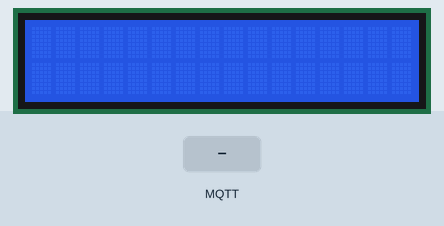
Bench run of a sketch on a simulated ESP32. On the bench: 16×2 character LCD. The test bench sets the inputs (shaded band). WiFi joins after 1.5 s; servers stay silent unless stated; no MQTT or app messages arrive unless stated; what the sketch prints to the serial monitor is not drawn.

Above: at 2.7 s.
2.8 s: MQTT message "1" arrives on the first subscribed topic
At 4.0 s:
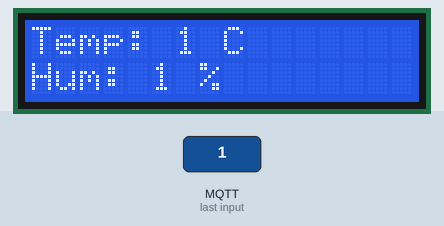
4.3 s: MQTT message "on" arrives on the first subscribed topic
At 5.4 s:
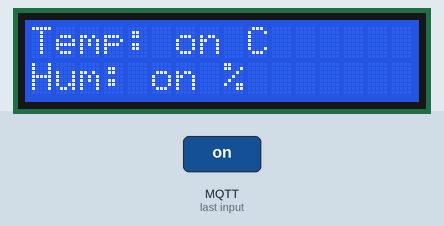
5.8 s: MQTT message "off" arrives on the first subscribed topic
At 6.6 s:
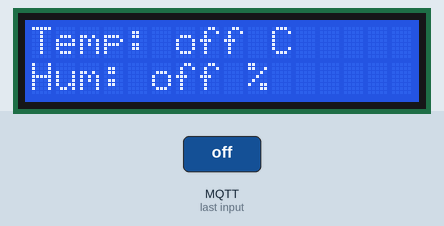
Timing chart, 0 to 8.8 s (numbered marks = the images above; inputs shaded):
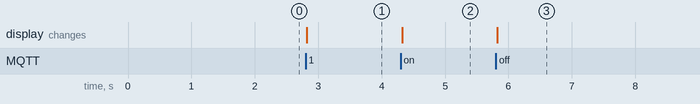

Measured:
- after the input at 2.8 s, the display: changes at once (image 1)
- after the input at 4.3 s, the display: changes at once (image 2)
- after the input at 5.8 s, the display: changes at once (image 3)

The sketch:

Secure_MQTT_Subscriber.ino
```cpp
#include <WiFi.h>
#include <WiFiClientSecure.h>
#include <PubSubClient.h>
#include <Wire.h>
#include <LiquidCrystal_I2C.h>

// Wi-Fi
const char* ssid = "Wokwi-GUEST";
const char* password = "";

// Broker MQTT TLS
const char* mqtt_server = "test.mosquitto.org";
const int mqtt_port = 8883;
const char* mqtt_topic = "esp32/dht22";

// LCD
LiquidCrystal_I2C lcd(0x27, 16, 2);

WiFiClientSecure espClient;
PubSubClient client(espClient);

void callback(char* topic, byte* payload, unsigned int length) {
  payload[length] = '\0'; // Terminer la chaîne
  String msg = String((char*)payload);

  int commaIndex = msg.indexOf(',');
  String temp = msg.substring(0, commaIndex);
  String hum = msg.substring(commaIndex + 1);

  lcd.clear();
  lcd.setCursor(0, 0);
  lcd.print("Temp: " + temp + " C");
  lcd.setCursor(0, 1);
  lcd.print("Hum: " + hum + " %");

  Serial.println("Message reçu: " + msg);
}

void setup_wifi() {
  WiFi.begin(ssid, password);
  while (WiFi.status() != WL_CONNECTED) {
    delay(500);
    Serial.print(".");
  }
  Serial.println("WiFi connecté !");
}

void reconnect() {
  while (!client.connected()) {
    if (client.connect("ESP32_LCD_Sub")) {
      Serial.println("Connecté au broker !");
      client.subscribe(mqtt_topic);
    } else {
      delay(5000);
    }
  }
}

void setup() {
  Serial.begin(115200);
  lcd.init();
  lcd.backlight();
  setup_wifi();
  espClient.setInsecure();
  client.setServer(mqtt_server, mqtt_port);
  client.setCallback(callback);
}

void loop() {
  if (!client.connected()) reconnect();
  client.loop();
}
```
